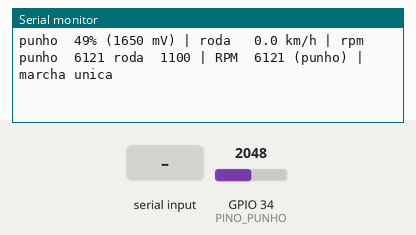
Bench run of a sketch on a simulated ESP32. Shown: the last lines printed to the serial monitor. The test bench sets the inputs (shaded band); at power-on: GPIO 34 (PINO_PUNHO) = 2048.

Above: at 1.2 s.
1.3 s: GPIO 34 (PINO_PUNHO) set to 1228
At 1.55 s:
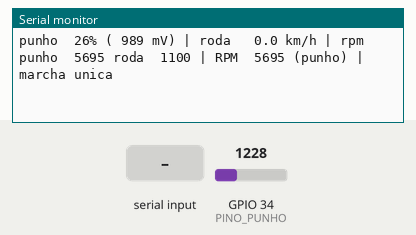
3.0 s: "r" received over Serial
At 3.35 s:
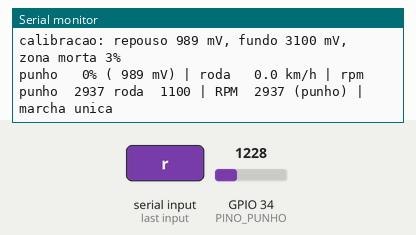
4.8 s: "m" received over Serial
At 5.15 s:
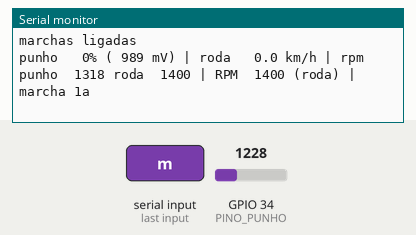
6.4 s: GPIO 34 (PINO_PUNHO) set to 2040
At 6.75 s:
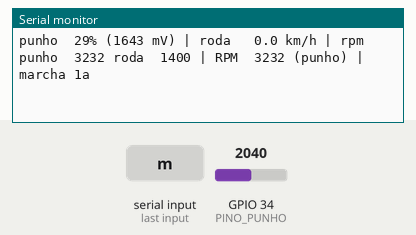
8.2 s: "f" received over Serial
At 8.55 s:
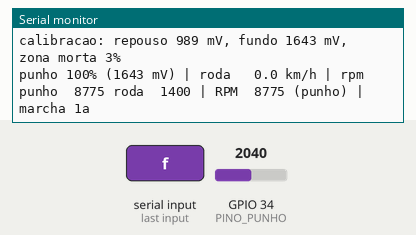
10.0 s: GPIO 34 (PINO_PUNHO) set to 2006
At 10.35 s:
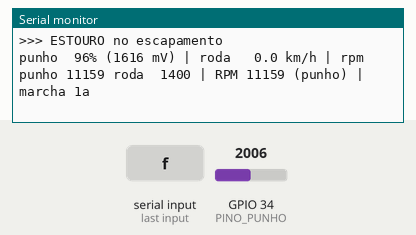
Timing chart, 0 to 12.6 s (numbered marks = the images above; inputs shaded):
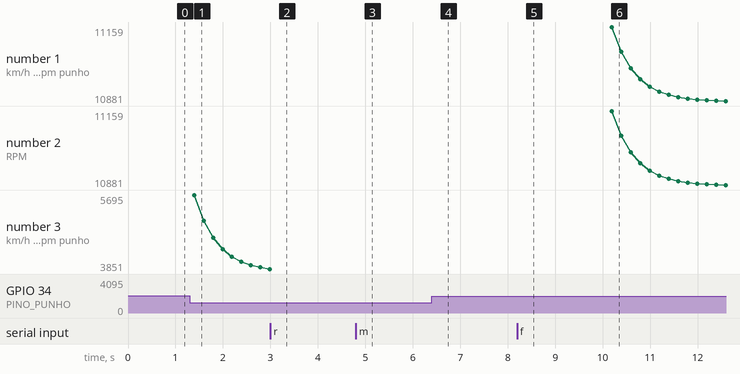

Measured:
- the behaviour switches between 2036 and 2035 on GPIO 34 (PINO_PUNHO) (found by bisection; images 5 and 6)
- after the input at 1.3 s, the serial monitor: prints a new line after 0.09 s (image 1)
- after the input at 3.0 s, the serial monitor: prints a new line at once (image 2)
- after the input at 4.8 s, the serial monitor: prints a new line at once (image 3)
- after the input at 6.4 s, the serial monitor: prints a new line after 0.19 s (image 4)
- after the input at 8.2 s, the serial monitor: prints a new line at once (image 5)
- after the input at 10.0 s, the serial monitor: prints a new line at once (image 6)

The sketch:

bancada-punho.ino
```cpp
// Bancada: potenciometro de 10k no lugar do punho, sem roda. Mesma logica de controle
// do Wokwi (wokwi-unico), so que na placa de verdade e com a roda desligada.
// Mostra no monitor serial o punho e o rpm que o som tocaria.
//
// Ligacao do potenciometro (USB fora ao ligar os fios):
//   perna da ponta  -> 3V3        perna do meio -> GPIO34 (G34)
//   outra ponta     -> GND        nunca no 5V (V5): o GPIO34 aguenta no maximo 3,3V
// GPIO35 fica sem nada: a roda esta desligada no codigo (RODA_LIGADA = false).
//
// Comandos pelo monitor serial:
//   r  grava o punho solto (repouso)     f  grava o punho no fundo
//   m  liga/desliga marchas              c  mostra a calibracao
#include <math.h>
#include <stdint.h>
#include "esp_timer.h"

// ================================================================ logica de controle
static inline float limitar(float x, float lo, float hi) { return x < lo ? lo : (x > hi ? hi : x); }

// ---------------------------------------------------------------- perfis
// Valores da Hayabusa granular do banco de testes.
struct Perfil {
  float idle, max;        // rpm
  float single;           // relacao unica: rpm por m/s
  float gears[4];         // rpm por m/s em cada marcha
  float up, down;         // rpm de troca para cima e para baixo
  float pop;              // rpm minimo para o estouro
  float dip;              // queda de giro momentanea na troca
  bool embreagem;         // com marcha: motor preso a roda andando
  float arranque;         // rpm em que a embreagem patina saindo
};

// sem marcha: relacao unica, rpm = max(roda, punho)
const Perfil SEM_MARCHA = {1100, 11300, 1115, {1946, 1256, 904, 703}, 9543, 2888, 6300, 0.28f, false, 0};
// com marcha: calibrado pela gravacao com marchas (troca perto de 4950, cai para ~4050)
const Perfil COM_MARCHA = {1400, 11300, 1115, {900, 738, 605, 496}, 4950, 3600, 4000, 0.08f, true, 2500};

// ---------------------------------------------------------------- punho
// SS49E: tensao proporcional ao campo. Mediana de 5 leituras, calibracao entre
// repouso e fundo, tabela de correcao (a curva do sensor nao e linear) e zona morta.
struct Punho {
  // padroes nos limites do ADC do ESP32 (le de ~140 a ~3100 mV); gravar os de verdade com r e f
  float repouso_mV = 150;    // gravar com o punho solto
  float fundo_mV = 3100;     // gravar com o punho no fim do curso
  // posicao real do punho (0 a 1) para leituras normalizadas 0, 0.1, ..., 1.
  // Linear por padrao; preencher com a calibracao do sensor de verdade.
  float tabela[11] = {0, 0.1f, 0.2f, 0.3f, 0.4f, 0.5f, 0.6f, 0.7f, 0.8f, 0.9f, 1};
  float zonaMorta = 0.03f;   // o punho tremula parado; sem isso o estouro dispara sozinho
  float ultimo_mV = 0;

  static float mediana5(float a[5]) {
    for (int i = 1; i < 5; i++)
      for (int j = i; j > 0 && a[j - 1] > a[j]; j--) { float t = a[j]; a[j] = a[j - 1]; a[j - 1] = t; }
    return a[2];
  }

  // leituras: 5 amostras em mV. Devolve o punho de 0 (solto) a 1 (fundo).
  float atualizar(float leituras[5]) {
    ultimo_mV = mediana5(leituras);
    float faixa = fundo_mV - repouso_mV;
    if (fabsf(faixa) < 1) return 0;
    float x = limitar((ultimo_mV - repouso_mV) / faixa, 0, 1);   // funciona com o ima nos dois sentidos
    float p = x * 10;
    int i = (int)p;
    float c = (i >= 10) ? tabela[10] : tabela[i] + (tabela[i + 1] - tabela[i]) * (p - i);
    if (c <= zonaMorta) return 0;
    return limitar((c - zonaMorta) / (1 - zonaMorta), 0, 1);
  }
};

// ---------------------------------------------------------------- roda
// A3144: um pulso por ima. Velocidade pelo periodo entre pulsos; quando os pulsos
// param, a velocidade cai junto com o tempo desde o ultimo pulso, ate zerar no timeout.
struct Roda {
  float circunferencia_m = 0.80f;   // medir na roda de verdade
  int imas = 4;
  float timeout_s = 1.0f;

  // periodo_us: entre os dois ultimos pulsos (0 se ainda nao houve dois); idade_us: desde o ultimo
  float velocidade(uint32_t periodo_us, uint32_t idade_us) const {
    if (periodo_us == 0 || idade_us > timeout_s * 1e6f) return 0;
    float p = (idade_us > periodo_us) ? (float)idade_us : (float)periodo_us;
    return circunferencia_m / imas / (p * 1e-6f);   // m/s
  }
};

// ---------------------------------------------------------------- motor
struct Motor {
  bool marchas = false;
  Perfil P = SEM_MARCHA;
  float rpmPunho = 1100, rpmRoda = 1100, rpm = 1100;
  int marcha = 0;
  float dipTroca = 0, punhoAnterior = 0, travaEstouro = 0;
  bool estouro = false;               // verdadeiro so no passo em que dispara

  void escolherMarchas(bool ligado) {
    marchas = ligado;
    P = ligado ? COM_MARCHA : SEM_MARCHA;
    marcha = 0;
  }

  // dt em segundos (passo fixo de 100 Hz), punho de 0 a 1, v em m/s
  void passo(float dt, float punho, float v) {
    if (marchas) {
      float r = v * P.gears[marcha];
      if (r > P.up && marcha < 3) { marcha++; dipTroca = 1; }
      else if (r < P.down && marcha > 0) { marcha--; }
      rpmRoda = v * P.gears[marcha];
    } else {
      marcha = 0;
      rpmRoda = v * P.single;
    }
    dipTroca *= powf(0.02f, dt);
    rpmRoda = fmaxf(P.idle, rpmRoda * (1 - P.dip * dipTroca));

    // punho filtrado ANTES do max, com subida mais rapida que a descida
    float alvo = P.idle + punho * (P.max - P.idle);
    float k = (alvo > rpmPunho) ? 0.05f : 0.02f;
    rpmPunho += (alvo - rpmPunho) * fminf(1, k * dt * 100);

    if (marchas && P.embreagem) {
      // parado o punho gira livre; andando o motor fica preso a roda e a embreagem
      // patina no giro de saida ate a roda alcancar
      rpm = (v < 0.05f) ? rpmPunho : fmaxf(rpmRoda, fminf(rpmPunho, P.arranque));
    } else {
      rpm = fmaxf(rpmRoda, rpmPunho);   // regra central
    }
    rpm = limitar(rpm, P.idle, P.max);

    float derivada = (punho - punhoAnterior) / dt;
    travaEstouro -= dt;
    estouro = derivada < -3.0f && rpm > P.pop && travaEstouro <= 0;
    if (estouro) travaEstouro = 1.0f;
    punhoAnterior = punho;
  }

  const char* fonte() const { return rpmRoda >= rpmPunho ? "roda" : "punho"; }
};

// ================================================================ hardware

// so no Wokwi: roda simulada pelo segundo potenciometro
const bool SIMULAR_RODA = false;
// false enquanto o sensor da roda nao estiver ligado: o GPIO35 solto, sem pull-up,
// captaria ruido e inventaria velocidade
const bool RODA_LIGADA = false;

const int PINO_PUNHO = 34;     // SS49E (ADC1)
const int PINO_RODA = 35;      // A3144, sem pull-up interno: o de 10k e externo
const int PINO_SIM_RODA = 27;  // so no Wokwi: gera os pulsos da roda simulada
const int PINO_SIM_VEL = 32;   // so no Wokwi: potenciometro da velocidade simulada
const float VEL_SIM_MAX_KMH = 45;

Punho punho;
Roda roda;
Motor motor;

volatile uint32_t ultimoPulso = 0, periodoRoda = 0;

void IRAM_ATTR pulsoRoda() {
  uint32_t t = (uint32_t)esp_timer_get_time();
  uint32_t p = t - ultimoPulso;
  if (p < 2000) return;   // ignora repique: nem a 60 km/h os imas passam a menos de 2 ms
  periodoRoda = (ultimoPulso == 0) ? 0 : p;
  ultimoPulso = t;
}

volatile float freqSimulada = 0;   // pulsos por segundo
void tickRodaSimulada(void*) {
  static float fase = 0;
  float f = freqSimulada;
  if (f < 0.2f) { digitalWrite(PINO_SIM_RODA, HIGH); return; }
  fase += f * 0.0002f;              // chamado a cada 200 us
  if (fase >= 1) fase -= 1;
  digitalWrite(PINO_SIM_RODA, fase < 0.2f ? LOW : HIGH);   // o A3144 puxa para baixo com o ima
}

float lerPunho() {
  float a[5];
  for (int i = 0; i < 5; i++) a[i] = analogReadMilliVolts(PINO_PUNHO);
  return punho.atualizar(a);
}

void mostrarCalibracao() {
  Serial.printf("calibracao: repouso %.0f mV, fundo %.0f mV, zona morta %.0f%%\n",
                punho.repouso_mV, punho.fundo_mV, punho.zonaMorta * 100);
}

void setup() {
  Serial.begin(115200);
  if (RODA_LIGADA || SIMULAR_RODA) {
    pinMode(PINO_RODA, INPUT);
    attachInterrupt(digitalPinToInterrupt(PINO_RODA), pulsoRoda, FALLING);
  }
  if (SIMULAR_RODA) {
    pinMode(PINO_SIM_RODA, OUTPUT);
    digitalWrite(PINO_SIM_RODA, HIGH);
    esp_timer_create_args_t args = {};
    args.callback = tickRodaSimulada;
    args.name = "roda_sim";
    esp_timer_handle_t timer;
    esp_timer_create(&args, &timer);
    esp_timer_start_periodic(timer, 200);
  }
  Serial.println("\nBancada do punho (potenciometro no GPIO34). Comandos: r repouso, f fundo, m marchas, c calibracao");
  mostrarCalibracao();
}

void loop() {
  if (Serial.available()) {
    char c = Serial.read();
    if (c == 'r') { lerPunho(); punho.repouso_mV = punho.ultimo_mV; mostrarCalibracao(); }
    if (c == 'f') { lerPunho(); punho.fundo_mV = punho.ultimo_mV; mostrarCalibracao(); }
    if (c == 'm') { motor.escolherMarchas(!motor.marchas); Serial.printf("marchas %s\n", motor.marchas ? "ligadas" : "desligadas"); }
    if (c == 'c') mostrarCalibracao();
  }

  // laco de fisica em passo fixo de 100 Hz
  static uint32_t proximo = 0, passos = 0;
  uint32_t agora = micros();
  if ((int32_t)(agora - proximo) < 0) return;
  proximo = ((int32_t)(agora - proximo) > 50000) ? agora + 10000 : proximo + 10000;

  if (SIMULAR_RODA) {
    float kmhSim = analogRead(PINO_SIM_VEL) / 4095.0f * VEL_SIM_MAX_KMH;
    freqSimulada = kmhSim / 3.6f / roda.circunferencia_m * roda.imas;
  }

  float p = lerPunho();
  noInterrupts();
  uint32_t ultimo = ultimoPulso, periodo = periodoRoda;
  interrupts();
  uint32_t idade = (ultimo == 0) ? 0xFFFFFFFF : (uint32_t)esp_timer_get_time() - ultimo;
  float v = roda.velocidade(periodo, idade);

  motor.passo(0.01f, p, v);
  if (motor.estouro) Serial.println(">>> ESTOURO no escapamento");

  if (++passos % 20 == 0) {   // 5 linhas por segundo
    char marcha[16];
    if (motor.marchas) snprintf(marcha, sizeof marcha, "%da", motor.marcha + 1); else snprintf(marcha, sizeof marcha, "unica");
    Serial.printf("punho %3.0f%% (%4.0f mV) | roda %5.1f km/h | rpm punho %5.0f roda %5.0f | RPM %5.0f (%s) | marcha %s\n",
                  p * 100, punho.ultimo_mV, v * 3.6f, motor.rpmPunho, motor.rpmRoda, motor.rpm, motor.fonte(), marcha);
  }
}
```
